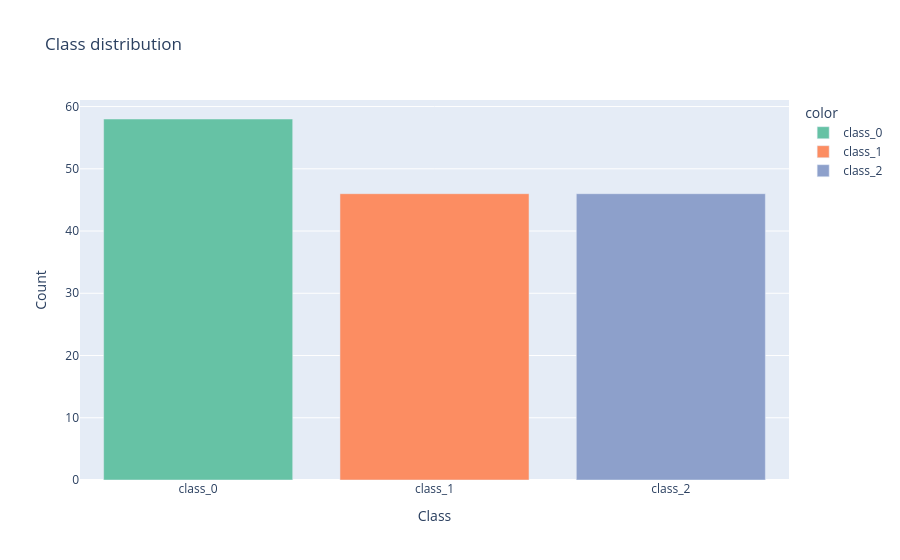

This figure's notebook cell:
### Markdown cell above
As the figure showing above, we have $3$ classes in the dataset.

### Code cell
class_counts = np.bincount(dataset.y, minlength=len(dataset.classes))
fig = px.bar(
    x=dataset.classes,
    y=class_counts,
    labels={"x": "Class", "y": "Count"},
    title="Class distribution",
    color=dataset.classes,
    color_discrete_sequence=px.colors.qualitative.Set2,
)

fig.show()
for class_name, count in zip(dataset.classes, class_counts):
    print(f"{class_name}: {count}, percentage: {(count / len(dataset.y)) * 100:.2f}%")

### Figure 1 — Plotly figure (JSON) as saved in the notebook; plotly's stock layout.template omitted (floating-point values rounded to 4 significant figures)
{"data": [{"hovertemplate": "color=class_0<br>Class=%{x}<br>Count=%{y}<extra></extra>", "legendgroup": "class_0", "marker": {"color": "rgb(102,194,165)", "pattern": {"shape": ""}}, "name": "class_0", "orientation": "v", "showlegend": true, "textposition": "auto", "type": "bar", "x": ["class_0"], "xaxis": "x", "y": [58], "yaxis": "y"}, {"hovertemplate": "color=class_1<br>Class=%{x}<br>Count=%{y}<extra></extra>", "legendgroup": "class_1", "marker": {"color": "rgb(252,141,98)", "pattern": {"shape": ""}}, "name": "class_1", "orientation": "v", "showlegend": true, "textposition": "auto", "type": "bar", "x": ["class_1"], "xaxis": "x", "y": [46], "yaxis": "y"}, {"hovertemplate": "color=class_2<br>Class=%{x}<br>Count=%{y}<extra></extra>", "legendgroup": "class_2", "marker": {"color": "rgb(141,160,203)", "pattern": {"shape": ""}}, "name": "class_2", "orientation": "v", "showlegend": true, "textposition": "auto", "type": "bar", "x": ["class_2"], "xaxis": "x", "y": [46], "yaxis": "y"}], "layout": {"barmode": "relative", "legend": {"title": {"text": "color"}, "tracegroupgap": 0}, "title": {"text": "Class distribution"}, "xaxis": {"anchor": "y", "domain": [0, 1], "title": {"text": "Class"}}, "yaxis": {"anchor": "x", "domain": [0, 1], "title": {"text": "Count"}}}}
